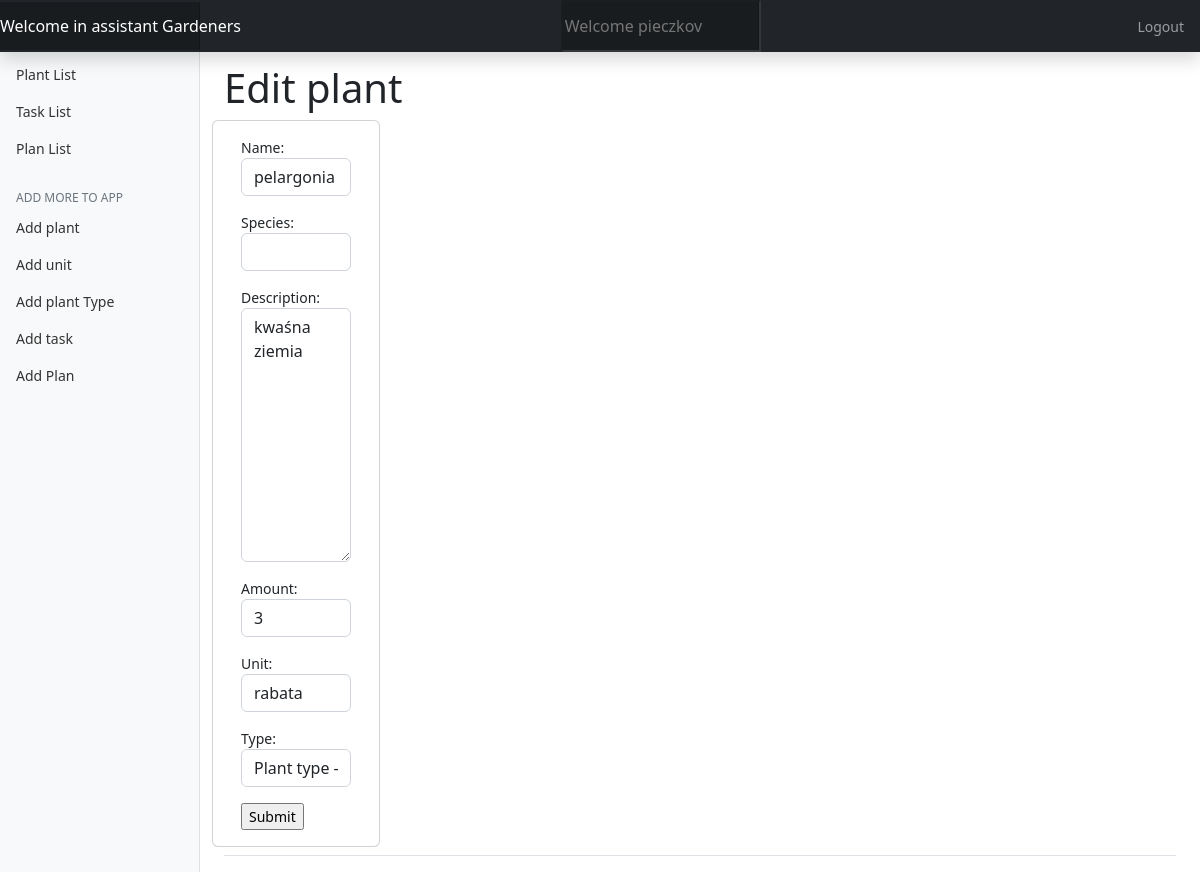
The page /plant_list/update/8/ (signed in) on the database its author committed.
### garden_app/models.py (models this page shows, shortened)
class Plant(models.Model):
    name = models.CharField(max_length=60)
    species = models.CharField(null=True, blank=True, max_length=60)
    description = models.TextField(blank=True, null=True)
    amount = models.IntegerField(default=1)
    unit = models.ForeignKey(Unit, on_delete=models.CASCADE)
    type = models.ForeignKey(PlantType, on_delete=models.CASCADE)

class Unit(models.Model):
    name = models.CharField(max_length=30)
    def __str__(self):
        return f"{self.name}"

class PlantType(models.Model):
    name = models.CharField(max_length=60)
    def __str__(self):
        return f"Plant type -- {self.name}"

### garden_app/views.py (the view)
# urls.py: path("plant_list/update/<int:pk>/", views.EditPlantView.as_view(), name="edit_plant"),
class EditPlantView(LoginRequiredMixin, UpdateView):
    model = Plant
    form_class = AddPlantForm
    template_name = "forms/plant_update_form.html"
    success_url = reverse_lazy("plan_list")

### garden_app/forms.py
class AddPlantForm(forms.ModelForm):
    class Meta:
        model = Plant
        fields = ["name", "species", "description", "amount", "unit", "type"]
        widgets = {
            "name": forms.TextInput(attrs={"class": "form-control"}),
            "species": forms.TextInput(attrs={"class": "form-control"}),
            "description": forms.Textarea(attrs={"class": "form-control"}),
            "amount": forms.NumberInput(attrs={"class": "form-control"}),
            "unit": forms.Select(attrs={"class": "form-control"}),
            "type": forms.Select(attrs={"class": "form-control"}),
        }

### templates/forms/plant_update_form.html (shortened to what this page needs)
{% extends "base.html" %}
{% load static %}
{% block content %}
    <main role="main" class="col-md-9 ml-sm-auto col-lg-10 px-4">
    <div class="d-flex justify-content-between flex-wrap flex-md-nowrap align-items-center pt-3 pb-2 mb-3 border-bottom">
        <div class="row">
            <h1>Edit plant</h1>
            <div class="card w-25">
                <div class="card-body">
                    <form method="post" class="form ">
                        {{ form.as_p }}
                        <input type="submit">
                    </form>
                </div>
            </div>
        </div>
    </div>
    </main>
{% endblock %}

### templates/base.html (shortened to what this page needs)
{% load static %}
<!doctype html>
<html lang="en">
<head>
    <link href="{% static 'bootstrap-5.2.2-dist/css/bootstrap.css' %}" rel="stylesheet">
    {% block css %}
        <link href="{% static 'bootstrap-5.2.2-dist/css/garden.css' %}" rel="stylesheet">
    {% endblock %}
</head>
<body>
<nav class="navbar navbar-dark fixed-top bg-dark flex-md-nowrap p-0 shadow" class="container">
    <a class="navbar-brand col-sm-3 col-md-2 mr-0" href="{% url 'base_view' %}">Welcome in assistant Gardeners</a>
    {% if user.is_authenticated %}
        <input class=" navbar-brand col-sm-3 col-md-2 mr-0" type="text" placeholder="Welcome {{ user }}"
               aria-label="Search"
               disabled="True">
    {% endif %}
    <ul class="navbar-nav px-3">
        <li class="nav-item text-nowrap">
            {% if user.is_authenticated %}
                <a class="nav-link" href="{% url 'logout' %}">Logout</a>
            {% else %}
                <a class="nav-link" href="{% url 'login' %}">Login</a>
            {% endif %}
        </li>
    </ul>
</nav>
<div class="container-fluid">
    <div class="row">
        <nav class="col-md-2 d-none d-md-block bg-light sidebar">
            <div class="sidebar-sticky">
                <ul class="nav flex-column">
                    <li class="nav-item">
                        <a class="nav-link" href="{% url 'plant_list' %}">
                            Plant List
                        </a>
                    </li>
                    <li class="nav-item">
                        <a class="nav-link" href="{% url 'task_list' %}">
                            Task List
                        </a>
                    </li>
                    <li class="nav-item">
                        <a class="nav-link" href="{% url 'plan_list' %}">
                            Plan List
                        </a>
                    </li>
                    <h6 class="sidebar-heading d-flex justify-content-between align-items-center px-3 mt-4 mb-1 text-muted">
                        <span>Add more to app</span>
                    </h6>
                    {% if user.is_authenticated %}
                        <ul class="nav flex-column mb-2">
                        <li class="nav-item">
                            <a class="nav-link" href="{% url 'add_plant' %}">
                                Add plant
                            </a>
                        </li>
                        <li class="nav-item">
                            <a class="nav-link" href="{% url 'add_unit' %}">
                                Add unit
                            </a>
                        </li>
                        <li class="nav-item">
                            <a class="nav-link" href="{% url 'add_type' %}">
                                Add plant Type
                            </a>
                        </li>
                        <li class="nav-item">
                            <a class="nav-link" href="{% url 'add_task' %}">
                                Add task
                            </a>
                        </li>
                        <li class="nav-item">
                            <a class="nav-link" href="{% url 'add_plan' %}">
                                Add Plan
                            </a>
                        </li>
                    {% endif %}
                    </ul>
                </ul>
            </div>
        </nav>
        {% block content %}
        {% endblock %}
    </div>
</div>
</body>
</html>

### rows shown on the page
Plant: name "pelargonia", description "kwaśna ziemia", amount "3", unit "rabata", type "Plant type -- Kwiat"
